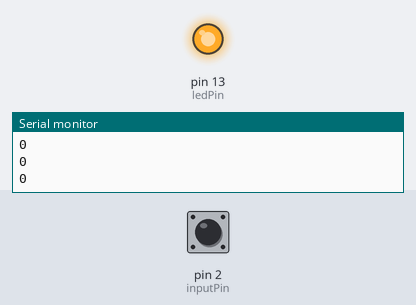
Bench run of a sketch on a simulated Arduino Uno, built with avr-gcc and run on an emulated ATmega328P. Shown: output pins drawn as LEDs (lit = HIGH), the last lines printed to the serial monitor. The inputs (shaded band) are chosen by the test bench; at power-on: pin 2 (inputPin) HIGH.

Above: at 1.2 s.
1.3 s: pin 2 (inputPin) pulled LOW for 0.15 s
At 1.55 s:
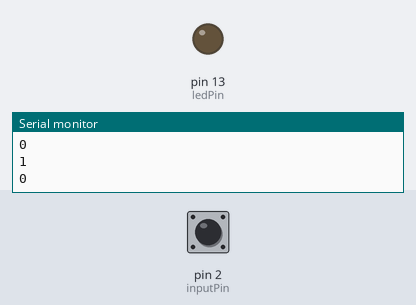
3.1 s: pin 2 (inputPin) pulled LOW for 1 s
At 5.8 s:
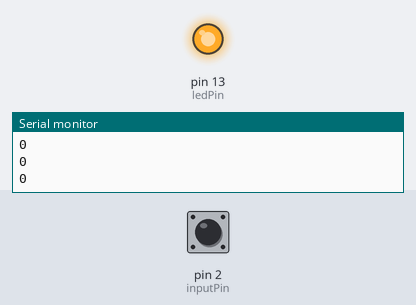
6.5 s: pin 2 (inputPin) pulled LOW for 3.2 s
At 10.7 s:
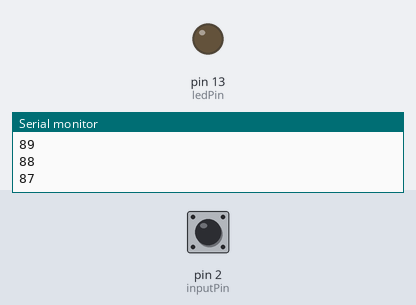
Timing chart, 0 to 20.9 s (numbered marks = the images above; inputs shaded):
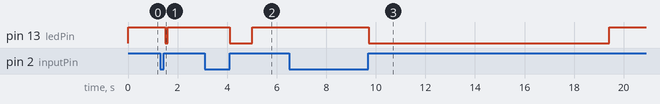

The sketch:

Switch_Time.ino
```cpp
/* SwitchTime sketch
Countdown timer that decrements every tenth of a second
lights an LED when 0
Pressing buttom increments count, holding button down increase
rate of increment
*/

const int ledPin = 13;
const int inputPin = 2;

const int debounceTime = 20;
const int fastIncrement = 1000;
const int veryFastIncrement = 4000;
int count = 0;

void setup() {
  pinMode(ledPin, OUTPUT);
  pinMode(inputPin, INPUT);
  digitalWrite(inputPin,HIGH);
  Serial.begin(9600);
}

void loop() {
  int duration = switchTime();
  if (duration > veryFastIncrement)
  count +=10;
  else if (duration > fastIncrement)
  count += 4;
  else if (duration > debounceTime)
  count +=1;

  else {
    if (count == 0)
    digitalWrite(ledPin, HIGH);
    else {
      digitalWrite(ledPin,LOW);
      count -= 1;
    }
  }
  Serial.println(count);
  delay(100);
}

    long switchTime(){
  static unsigned long startTime = 0;
  static boolean state;

  if (digitalRead(inputPin) != state) {
    state = !state;
    startTime = millis();
  }
  if (state == LOW)
    return millis() - startTime;
    else
    return 0;
}
```

Measured:
- after the input at 1.3 s, pin 13 (ledPin): HIGH → LOW after 0.20 s, → HIGH 0.10 s later
- after the input at 3.1 s, pin 13 (ledPin): HIGH → LOW after 1.0 s, → HIGH 0.90 s later
- after the input at 6.5 s, pin 13 (ledPin): HIGH → LOW after 3.2 s, → HIGH 9.7 s later
